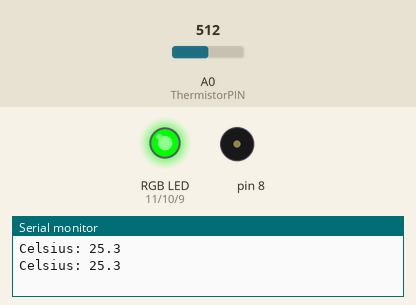
This sketch was run on a simulated Arduino Uno, built with avr-gcc and run on an emulated ATmega328P. On the bench: an RGB LED mixed from three pins (HIGH = lit), buzzer (waves = sounding), the last lines printed to the serial monitor. Inputs (shaded band) come from the test bench; at power-on: A0 (ThermistorPIN) = 512.

Above: at 1.8 s.
1.9 s: A0 (ThermistorPIN) set to 464
4.2 s: A0 (ThermistorPIN) set to 434
At 7.2 s:
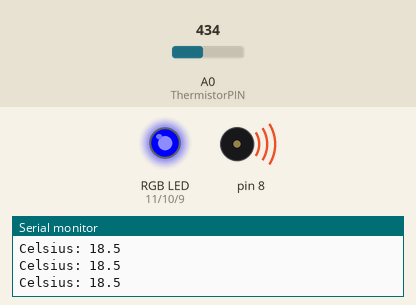
7.5 s: A0 (ThermistorPIN) set to 716
At 9.6 s:
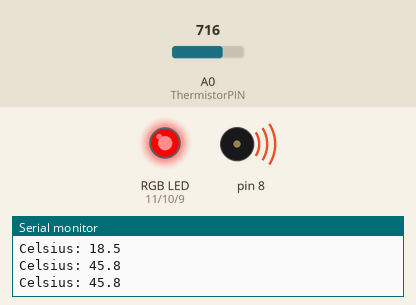
10.5 s: A0 (ThermistorPIN) set to 572
13.2 s: A0 (ThermistorPIN) set to 556
At 15.5 s:
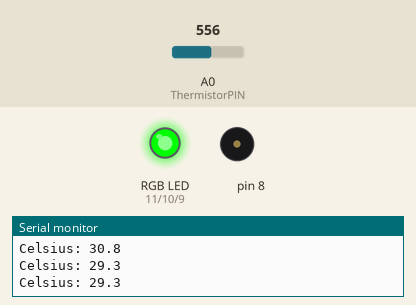
16.5 s: A0 (ThermistorPIN) set to 306
At 19.1 s:
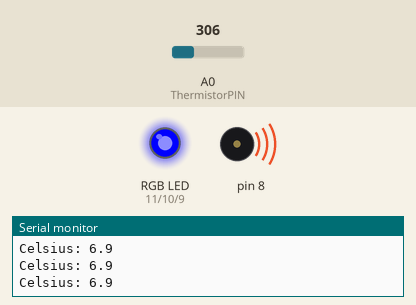
Timing chart, 0 to 20.5 s (numbered marks = the images above; inputs shaded):
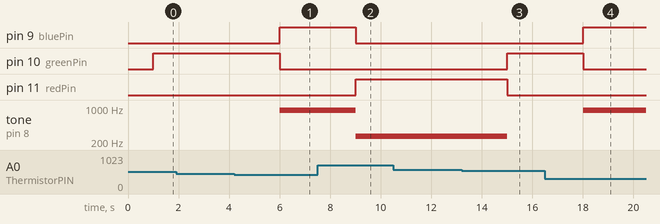

Measured:
- the behaviour switches between 452 and 451 on A0 (ThermistorPIN) (found by bisection; images 0 and 1)
- the behaviour switches between 564 and 563 on A0 (ThermistorPIN) (found by bisection; images 2 and 3)
- after the input at 4.2 s, pin 9 (bluePin): LOW → HIGH after 1.8 s; pin 10 (greenPin): HIGH → LOW after 1.8 s; tone on pin 8: silent → 900 Hz after 1.8 s
- after the input at 7.5 s, pin 9 (bluePin): HIGH → LOW after 1.5 s; pin 11 (redPin): LOW → HIGH after 1.5 s; tone on pin 8: 900 Hz → 262 Hz after 1.5 s
- after the input at 13.2 s, pin 10 (greenPin): LOW → HIGH after 1.8 s; pin 11 (redPin): HIGH → LOW after 1.8 s; tone on pin 8: 262 Hz → silent after 1.8 s
- after the input at 16.5 s, pin 9 (bluePin): LOW → HIGH after 1.5 s; pin 10 (greenPin): HIGH → LOW after 1.5 s; tone on pin 8: silent → 900 Hz after 1.5 s

The sketch:

RGB_LIGHT_THERMI_BUZZ.ino
```cpp
/*
Adafruit Arduino - Lesson 3. RGB LED
*/
/*
 * Inputs ADC Value from Thermistor and outputs Temperature in Celsius
 *  requires: include <math.h>
 * Utilizes the Steinhart-Hart Thermistor Equation:
 *    Temperature in Kelvin = 1 / {A + B[ln(R)] + C[ln(R)]3}
 *    where A = 0.001129148, B = 0.000234125 and C = 8.76741E-08
 *
 * These coefficients seem to work fairly universally, which is a bit of a
 * surprise.
 *
 * Schematic:
 *   [Ground] -- [10k-pad-resistor] -- | -- [thermistor] --[Vcc (5 or 3.3v)]
 *                                               |
 *                                          Analog Pin 0
 *
 * In case it isn't obvious (as it wasn't to me until I thought about it), the analog ports
 * measure the voltage between 0v -> Vcc which for an Arduino is a nominal 5v, but for (say)
 * a JeeNode, is a nominal 3.3v.
 *
 * The resistance calculation uses the ratio of the two resistors, so the voltage
 * specified above is really only required for the debugging that is commented out below
 *
 * Resistance = PadResistor * (1024/ADC -1)
 *
 * I have used this successfully with some CH Pipe Sensors (https://www.atcsemitec.co.uk/pdfdocs/ch.pdf)
 * which be obtained from https://www.rapidonline.co.uk.
 *
 */

#include <math.h>

#define ThermistorPIN 0                 // Analog Pin 0

float vcc = 4.91;                       // only used for display purposes, if used
                                        // set to the measured Vcc.
float pad = 9850;                       // balance/pad resistor value, set this to
                                        // the measured resistance of your pad resistor
float thermr = 10000;                   // thermistor nominal resistance

float Thermistor(int RawADC) {
  long Resistance;
  float Temp;  // Dual-Purpose variable to save space.

  Resistance=pad*((1024.0 / RawADC) - 1);
  Temp = log(Resistance); // Saving the Log(resistance) so not to calculate  it 4 times later
  Temp = 1 / (0.001129148 + (0.000234125 * Temp) + (0.0000000876741 * Temp * Temp * Temp));
  Temp = Temp - 273.15;  // Convert Kelvin to Celsius

  // BEGIN- Remove these lines for the function not to display anything
  //Serial.print("ADC: ");
  //Serial.print(RawADC);
  //Serial.print("/1024");                           // Print out RAW ADC Number
  //Serial.print(", vcc: ");
  //Serial.print(vcc,2);
  //Serial.print(", pad: ");
  //Serial.print(pad/1000,3);
  //Serial.print(" Kohms, Volts: ");
  //Serial.print(((RawADC*vcc)/1024.0),3);
  //Serial.print(", Resistance: ");
  //Serial.print(Resistance);
  //Serial.print(" ohms, ");
  // END- Remove these lines for the function not to display anything

  // Uncomment this line for the function to return Fahrenheit instead.
  //temp = (Temp * 9.0)/ 5.0 + 32.0;                  // Convert to Fahrenheit
  return Temp;                                      // Return the Temperature
}


int redPin = 11;
int greenPin = 10;
int bluePin = 9;

//uncomment this line if using a Common Anode LED
//#define COMMON_ANODE

void setup()
{
  Serial.begin(115200);
  pinMode(redPin, OUTPUT);
  pinMode(greenPin, OUTPUT);
  pinMode(bluePin, OUTPUT);
}

void loop()
{
  float temp;
  temp=Thermistor(analogRead(ThermistorPIN));       // read ADC and  convert it to Celsius
  Serial.print("Celsius: ");
  Serial.print(temp,1);                             // display Celsius
  //temp = (temp * 9.0)/ 5.0 + 32.0;                  // converts to  Fahrenheit
  //Serial.print(", Fahrenheit: ");
  //Serial.print(temp,1);                             // display  Fahrenheit
  Serial.println("");
  delay(1000);                                      // Delay a bit...

  if(temp > 30){
  setColor(255, 0, 0);  // red
  tone(8, 262, 1000);
  }
  else if(temp > 20 & temp < 30){
  setColor(0, 255, 0);  // green
  }
  else {
  setColor(0, 0, 255);  // blue
  tone(8, 900, 1000);
  }
}


void setColor(int red, int green, int blue)
{
  #ifdef COMMON_ANODE
    red = 255 - red;
    green = 255 - green;
    blue = 255 - blue;
  #endif
  analogWrite(redPin, red);
  analogWrite(greenPin, green);
  analogWrite(bluePin, blue);
}
```
